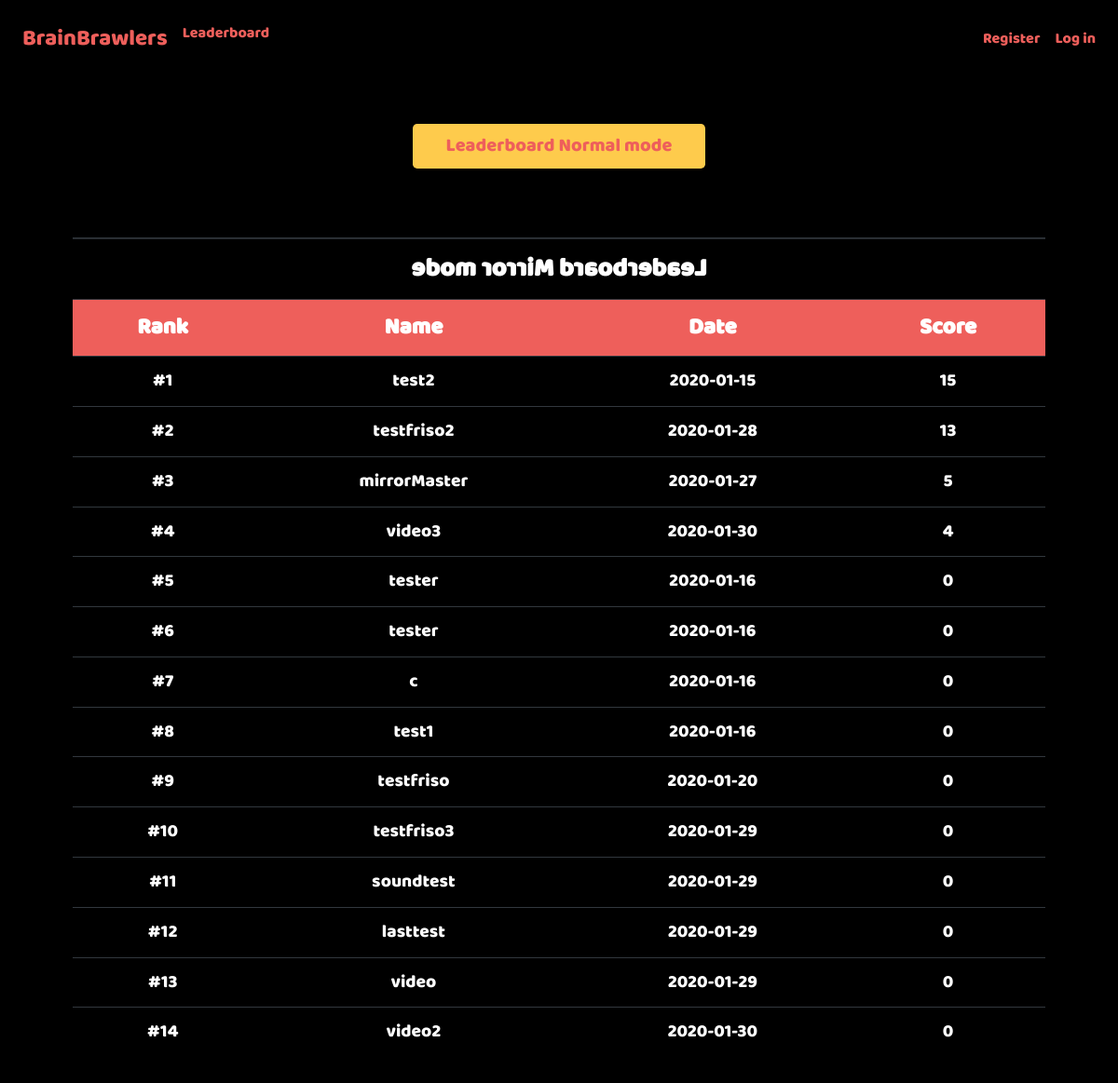
/leaderboard_mirror, run on an earlier commit of the app's database.
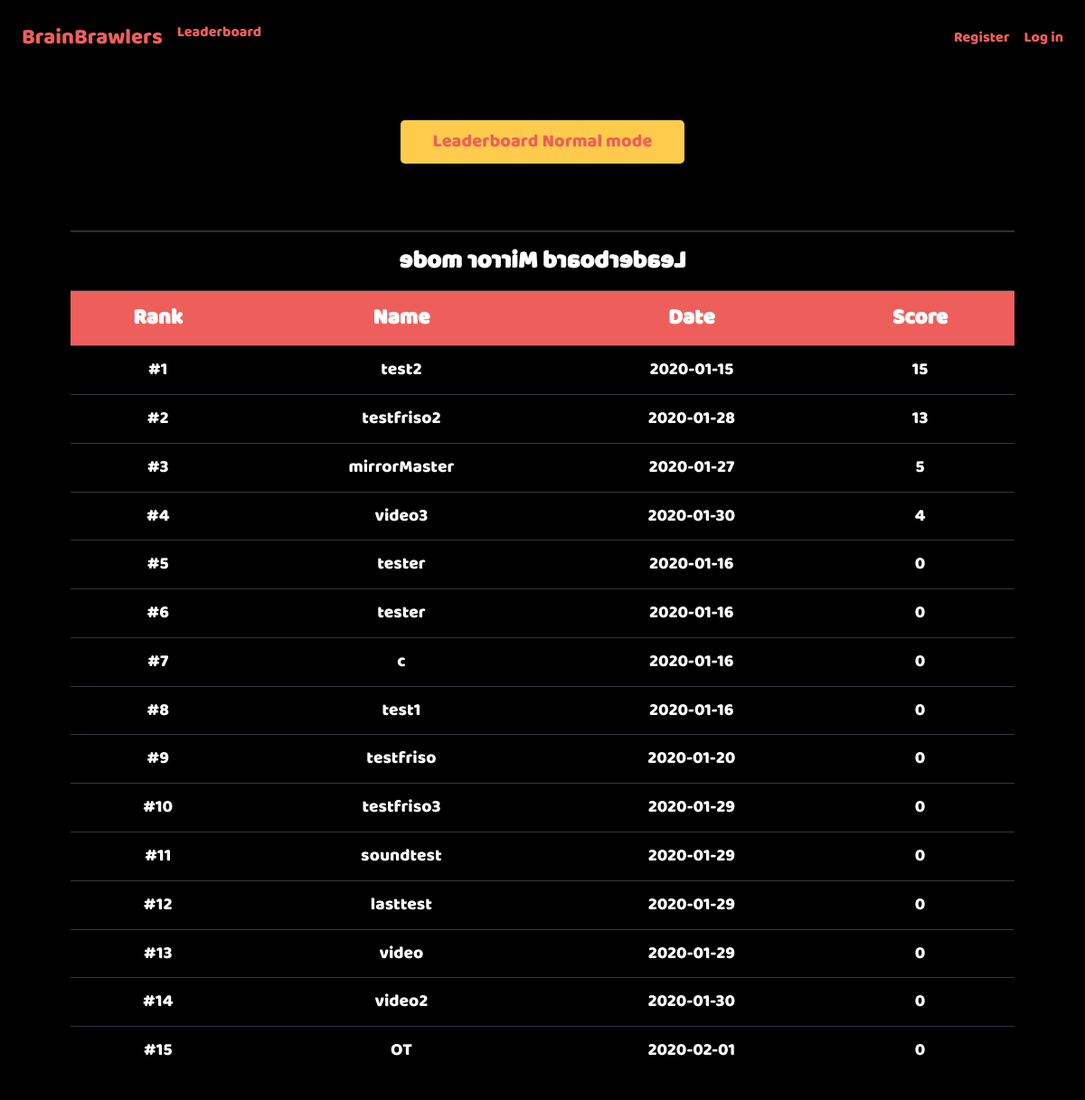
And on a later commit of the database.
### tables this page shows
CREATE TABLE 'users' ('id' integer PRIMARY KEY AUTOINCREMENT NOT NULL, 'username' text NOT NULL, 'hash' text NOT NULL, 'highscore' integer NOT NULL, 'date'  date NOT NULL DEFAULT CURRENT_DATE  , 'highscore_mirror' integer);

### application.py (the view)
@app.route("/leaderboard_mirror")
def leaderboard_mirror():
    highscores = get_db(["*"], "users", None, None, ["highscore_mirror DESC", "date"])
    highscores = [(i+1, highscores[i]) for i in range(len(highscores))]
    if len(highscores) > 50:
        highscores = [(i+1, highscores[i]) for i in range(50)]
    return render_template("game/leaderboard_mirror.html", highscores=highscores)

### application.py (called while the page is built)
@app.after_request
def after_request(response):
    response.headers["Cache-Control"] = "no-cache, no-store, must-revalidate"
    response.headers["Expires"] = 0
    response.headers["Pragma"] = "no-cache"
    return response

### helpers.py (called while the page is built)
def get_db(items, table, key, value, order=None):
    string = "SELECT "
    if order == "friends":
        return db.execute("SELECT friendname FROM friends WHERE user_id= :user_id AND friendname= :friendname"
        , user_id=value[0], friendname=value[1])
    for item in items:
        if item != items[0]:
            string += ", "
        string += str(item)
    string += " FROM " + table
    if key != None and value != None:
        string += " WHERE " + key + "= :key"
    if order != None:
        string += " ORDER BY"
        for item in order:
           string += " " + item
           if item != order[-1]:
               string += ","
        string += ";"
    if key != None:
        return db.execute(string, key=str(value))
    return db.execute(string)

### templates/game/leaderboard_mirror.html (shortened to what this page needs)
{% extends "layout.html" %}
{% block css %}
<link href="{{ url_for('static', filename='css/index_style.css') }}" rel="stylesheet">
<link href="{{ url_for('static', filename='css/leaderboard.css') }}" rel="stylesheet">
{% endblock %}
{% block main %}
    <p>
        <br>
        <br>
    </p>
    <a href="/leaderboard"><button class="btn btn-lg" style="width:30%">Leaderboard Normal mode</button></a>
    <p>
        <br>
        <br>
    </p>
    <table id=table class="table table-dark" style="width:100%">
        <tr>
            <th id="reverseTitle" colspan="4">Leaderboard Mirror mode</th>
        </tr>
        <tr>
            <th>Rank</th>
            <th>Name</th>
            <th>Date</th>
            <th>Score</th>
        </tr>
        <tr>
    {% for (rank, highscore) in highscores %}
            <td>#{{ rank }}</td>
            <td>{{ highscore.username }}</td>
            <td>{{ highscore.date }}</td>
            <td>{{ highscore.highscore_mirror }}</td>
        </tr>
    {% endfor %}
    </table>
{% endblock %}

What changed in the data, as far as the page shows it:
added users: rank "15", username "OT", date "2020-02-01", highscore_mirror "0"
